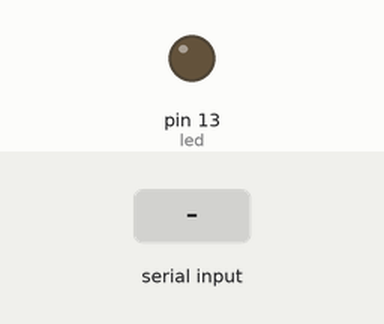
The sketch below on a simulated Arduino Uno, built with avr-gcc and run on an emulated ATmega328P. On the bench: output pins drawn as LEDs (lit = HIGH). The test bench sets the inputs (shaded band).

Above: at 1.2 s.
1.3 s: "1" received over Serial
At 2.4 s:
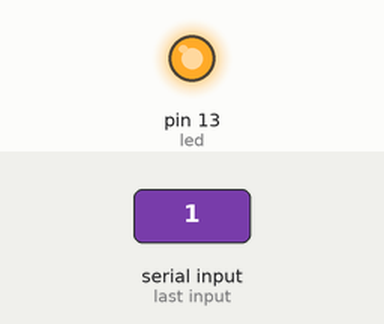
2.8 s: "2" received over Serial
At 3.5 s:
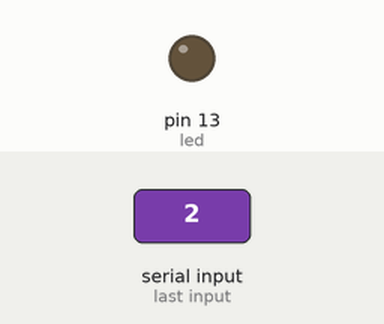
Timing chart, 0 to 5.8 s (numbered marks = the images above; inputs shaded):
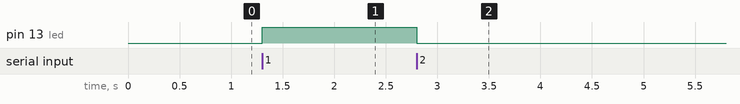

Measured:
- after the input at 1.3 s, pin 13 (led): LOW → HIGH at once
- after the input at 2.8 s, pin 13 (led): HIGH → LOW at once

The sketch:

Led_Bluethoth.ino
```cpp
int led=13;
int estado=0;
void setup() {
  Serial.begin(9600);
  pinMode(13,OUTPUT);

}

void loop() {
  if(Serial.available()>0){
    estado=Serial.read();
  }
  if(estado=='1'){
    digitalWrite(led,HIGH);
  }
  if(estado=='2'){
    digitalWrite(led,LOW);
  }
}
```
